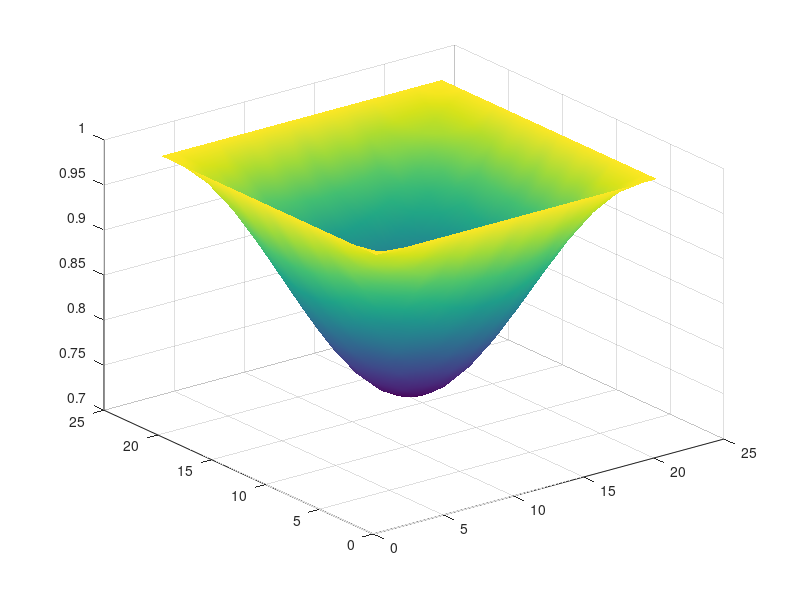

MATLAB code to generate this figure: (Note: this script raises an error after producing the figure.)
% Auto-generated MATLAB script
field = [ ...
    1.00000000E+00   1.00000000E+00   1.00000000E+00   1.00000000E+00   1.00000000E+00   1.00000000E+00   1.00000000E+00   1.00000000E+00   1.00000000E+00   1.00000000E+00   1.00000000E+00   1.00000000E+00   1.00000000E+00   1.00000000E+00   1.00000000E+00   1.00000000E+00   1.00000000E+00   1.00000000E+00   1.00000000E+00   1.00000000E+00   1.00000000E+00; ...
    1.00000000E+00   9.93831992E-01   9.87817347E-01   9.82101917E-01   9.76831317E-01   9.72128928E-01   9.68118012E-01   9.64887619E-01   9.62527037E-01   9.61082637E-01   9.60601270E-01   9.61082637E-01   9.62527037E-01   9.64887619E-01   9.68118012E-01   9.72128928E-01   9.76831317E-01   9.82101917E-01   9.87817347E-01   9.93831992E-01   1.00000000E+00; ...
    1.00000000E+00   9.87817347E-01   9.75934029E-01   9.64649081E-01   9.54231858E-01   9.44951117E-01   9.37019289E-01   9.30648744E-01   9.25974846E-01   9.23133373E-01   9.22170579E-01   9.23133373E-01   9.25974846E-01   9.30648744E-01   9.37019289E-01   9.44951117E-01   9.54231858E-01   9.64649081E-01   9.75934029E-01   9.87817347E-01   1.00000000E+00; ...
    1.00000000E+00   9.82101917E-01   9.64649081E-01   9.48064446E-01   9.32770491E-01   9.19125319E-01   9.07486677E-01   8.98113072E-01   8.91263247E-01   8.87071967E-01   8.85675073E-01   8.87071967E-01   8.91263247E-01   8.98113072E-01   9.07486677E-01   9.19125319E-01   9.32770491E-01   9.48064446E-01   9.64649081E-01   9.82101917E-01   1.00000000E+00; ...
    1.00000000E+00   9.76831317E-01   9.54231858E-01   9.32770491E-01   9.12959218E-01   8.95309269E-01   8.80224705E-01   8.68109286E-01   8.59220624E-01   8.53816748E-01   8.51985753E-01   8.53816748E-01   8.59220624E-01   8.68109286E-01   8.80224705E-01   8.95309269E-01   9.12959218E-01   9.32770491E-01   9.54231858E-01   9.76831317E-01   1.00000000E+00; ...
    1.00000000E+00   9.72128928E-01   9.44951117E-01   9.19125319E-01   8.95309269E-01   8.74060869E-01   8.55936944E-01   8.41340303E-01   8.30673575E-01   8.24146986E-01   8.21971655E-01   8.24146986E-01   8.30673575E-01   8.41340303E-01   8.55936944E-01   8.74060869E-01   8.95309269E-01   9.19125319E-01   9.44951117E-01   9.72128928E-01   1.00000000E+00; ...
    1.00000000E+00   9.68118012E-01   9.37019289E-01   9.07486677E-01   8.80224705E-01   8.55936944E-01   8.35179448E-01   8.18507552E-01   8.06276023E-01   7.98839867E-01   7.96320319E-01   7.98839867E-01   8.06276023E-01   8.18507552E-01   8.35179448E-01   8.55936944E-01   8.80224705E-01   9.07486677E-01   9.37019289E-01   9.68118012E-01   1.00000000E+00; ...
    1.00000000E+00   9.64887619E-01   9.30648744E-01   8.98113072E-01   8.68109286E-01   8.41340303E-01   8.18507552E-01   8.00118566E-01   7.86680520E-01   7.78458178E-01   7.75717735E-01   7.78458178E-01   7.86680520E-01   8.00118566E-01   8.18507552E-01   8.41340303E-01   8.68109286E-01   8.98113072E-01   9.30648744E-01   9.64887619E-01   1.00000000E+00; ...
    1.00000000E+00   9.62527037E-01   9.25974846E-01   8.91263247E-01   8.59220624E-01   8.30673575E-01   8.06276023E-01   7.86680520E-01   7.72303939E-01   7.63563812E-01   7.60602355E-01   7.63563812E-01   7.72303939E-01   7.86680520E-01   8.06276023E-01   8.30673575E-01   8.59220624E-01   8.91263247E-01   9.25974846E-01   9.62527037E-01   1.00000000E+00; ...
    1.00000000E+00   9.61082637E-01   9.23133373E-01   8.87071967E-01   8.53816748E-01   8.24146986E-01   7.98839867E-01   7.78458178E-01   7.63563812E-01   7.54450440E-01   7.51413047E-01   7.54450440E-01   7.63563812E-01   7.78458178E-01   7.98839867E-01   8.24146986E-01   8.53816748E-01   8.87071967E-01   9.23133373E-01   9.61082637E-01   1.00000000E+00; ...
    1.00000000E+00   9.60601270E-01   9.22170579E-01   8.85675073E-01   8.51985753E-01   8.21971655E-01   7.96320319E-01   7.75717735E-01   7.60602355E-01   7.51413047E-01   7.48299420E-01   7.51413047E-01   7.60602355E-01   7.75717735E-01   7.96320319E-01   8.21971655E-01   8.51985753E-01   8.85675073E-01   9.22170579E-01   9.60601270E-01   1.00000000E+00; ...
    1.00000000E+00   9.61082637E-01   9.23133373E-01   8.87071967E-01   8.53816748E-01   8.24146986E-01   7.98839867E-01   7.78458178E-01   7.63563812E-01   7.54450440E-01   7.51413047E-01   7.54450440E-01   7.63563812E-01   7.78458178E-01   7.98839867E-01   8.24146986E-01   8.53816748E-01   8.87071967E-01   9.23133373E-01   9.61082637E-01   1.00000000E+00; ...
    1.00000000E+00   9.62527037E-01   9.25974846E-01   8.91263247E-01   8.59220624E-01   8.30673575E-01   8.06276023E-01   7.86680520E-01   7.72303939E-01   7.63563812E-01   7.60602355E-01   7.63563812E-01   7.72303939E-01   7.86680520E-01   8.06276023E-01   8.30673575E-01   8.59220624E-01   8.91263247E-01   9.25974846E-01   9.62527037E-01   1.00000000E+00; ...
    1.00000000E+00   9.64887619E-01   9.30648744E-01   8.98113072E-01   8.68109286E-01   8.41340303E-01   8.18507552E-01   8.00118566E-01   7.86680520E-01   7.78458178E-01   7.75717735E-01   7.78458178E-01   7.86680520E-01   8.00118566E-01   8.18507552E-01   8.41340303E-01   8.68109286E-01   8.98113072E-01   9.30648744E-01   9.64887619E-01   1.00000000E+00; ...
    1.00000000E+00   9.68118012E-01   9.37019289E-01   9.07486677E-01   8.80224705E-01   8.55936944E-01   8.35179448E-01   8.18507552E-01   8.06276023E-01   7.98839867E-01   7.96320319E-01   7.98839867E-01   8.06276023E-01   8.18507552E-01   8.35179448E-01   8.55936944E-01   8.80224705E-01   9.07486677E-01   9.37019289E-01   9.68118012E-01   1.00000000E+00; ...
    1.00000000E+00   9.72128928E-01   9.44951117E-01   9.19125319E-01   8.95309269E-01   8.74060869E-01   8.55936944E-01   8.41340303E-01   8.30673575E-01   8.24146986E-01   8.21971655E-01   8.24146986E-01   8.30673575E-01   8.41340303E-01   8.55936944E-01   8.74060869E-01   8.95309269E-01   9.19125319E-01   9.44951117E-01   9.72128928E-01   1.00000000E+00; ...
    1.00000000E+00   9.76831317E-01   9.54231858E-01   9.32770491E-01   9.12959218E-01   8.95309269E-01   8.80224705E-01   8.68109286E-01   8.59220624E-01   8.53816748E-01   8.51985753E-01   8.53816748E-01   8.59220624E-01   8.68109286E-01   8.80224705E-01   8.95309269E-01   9.12959218E-01   9.32770491E-01   9.54231858E-01   9.76831317E-01   1.00000000E+00; ...
    1.00000000E+00   9.82101917E-01   9.64649081E-01   9.48064446E-01   9.32770491E-01   9.19125319E-01   9.07486677E-01   8.98113072E-01   8.91263247E-01   8.87071967E-01   8.85675073E-01   8.87071967E-01   8.91263247E-01   8.98113072E-01   9.07486677E-01   9.19125319E-01   9.32770491E-01   9.48064446E-01   9.64649081E-01   9.82101917E-01   1.00000000E+00; ...
    1.00000000E+00   9.87817347E-01   9.75934029E-01   9.64649081E-01   9.54231858E-01   9.44951117E-01   9.37019289E-01   9.30648744E-01   9.25974846E-01   9.23133373E-01   9.22170579E-01   9.23133373E-01   9.25974846E-01   9.30648744E-01   9.37019289E-01   9.44951117E-01   9.54231858E-01   9.64649081E-01   9.75934029E-01   9.87817347E-01   1.00000000E+00; ...
    1.00000000E+00   9.93831992E-01   9.87817347E-01   9.82101917E-01   9.76831317E-01   9.72128928E-01   9.68118012E-01   9.64887619E-01   9.62527037E-01   9.61082637E-01   9.60601270E-01   9.61082637E-01   9.62527037E-01   9.64887619E-01   9.68118012E-01   9.72128928E-01   9.76831317E-01   9.82101917E-01   9.87817347E-01   9.93831992E-01   1.00000000E+00; ...
    1.00000000E+00   1.00000000E+00   1.00000000E+00   1.00000000E+00   1.00000000E+00   1.00000000E+00   1.00000000E+00   1.00000000E+00   1.00000000E+00   1.00000000E+00   1.00000000E+00   1.00000000E+00   1.00000000E+00   1.00000000E+00   1.00000000E+00   1.00000000E+00   1.00000000E+00   1.00000000E+00   1.00000000E+00   1.00000000E+00   1.00000000E+00 ];

% Surface plot (auto-generated)
[ny, nx] = size(field);
[X, Y] = meshgrid(1:nx, 1:ny);
fig = figure('Color','w');
ax = axes('Parent', fig);
h = surf(ax, X, Y, field);
shading(ax, 'interp');
colormap(ax, parula);
cb = colorbar(ax);
cb.Label.String = 'field value';
grid(ax, 'on');
box(ax, 'on');
axis(ax, 'tight');
view(ax, 45, 30);
xlabel(ax, 'i (x index)');
ylabel(ax, 'j (y index)');
zlabel(ax, 'field');
title(ax, sprintf('field (%d x %d)', ny, nx));
set(ax, 'FontSize', 12, 'LineWidth', 1);
set(h, 'EdgeColor', 'k');
drawnow;
